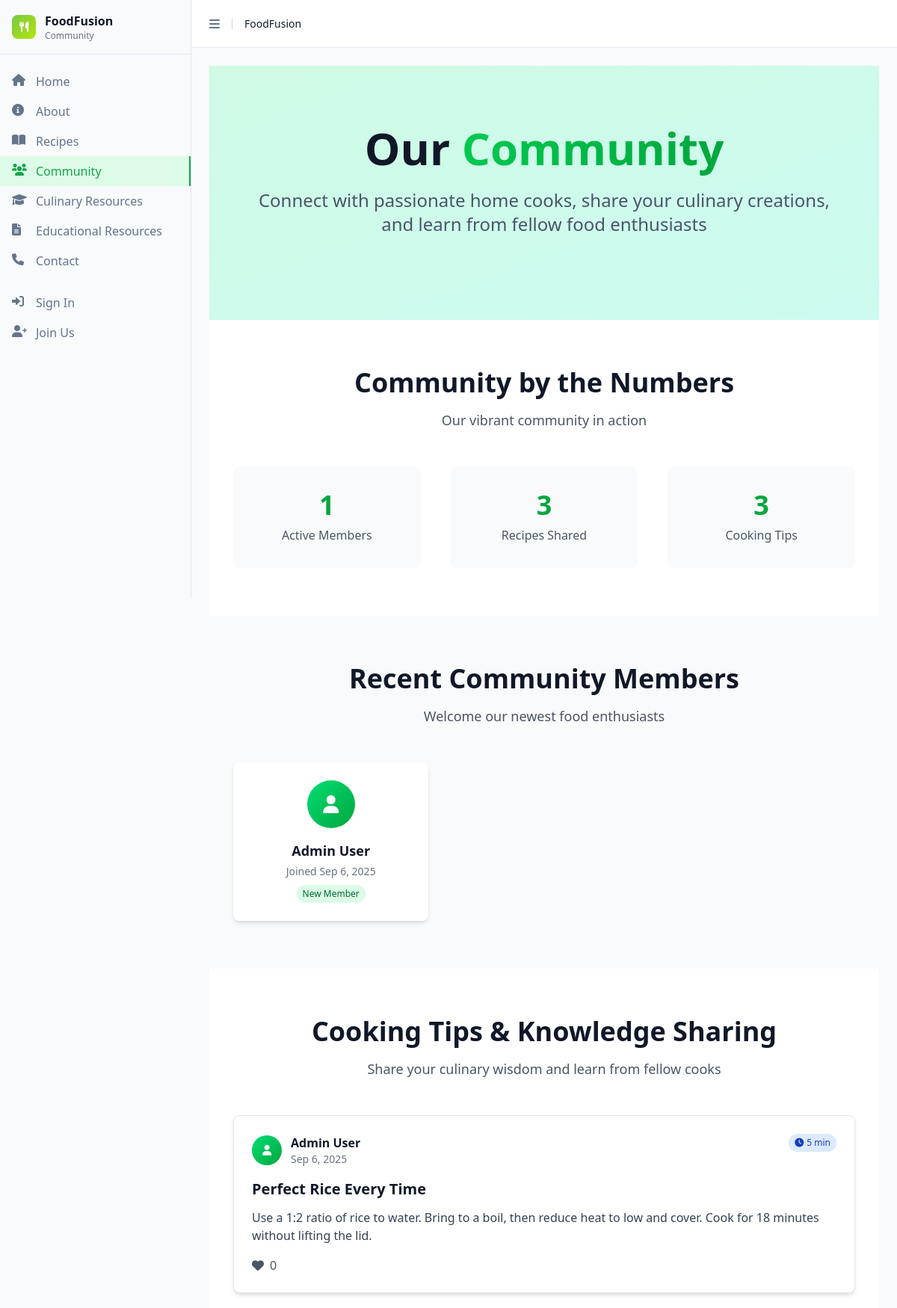
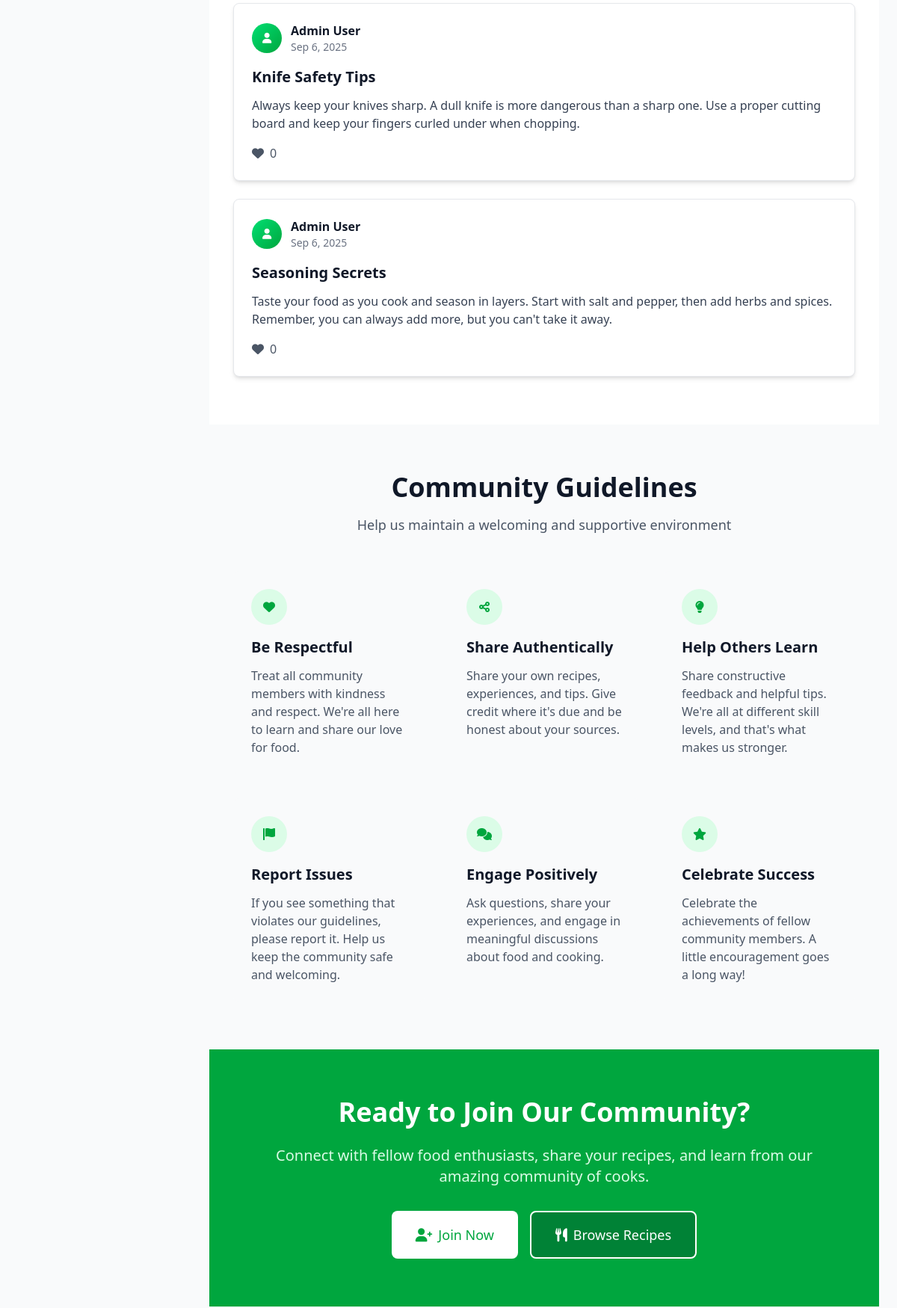
Page /index.php?page=community (upper part) on the committed database (2 pictures, top to bottom).
### tables this page shows
CREATE TABLE IF NOT EXISTS users (
    id INT AUTO_INCREMENT PRIMARY KEY,
    firstName VARCHAR(50) NOT NULL,
    lastName VARCHAR(50) NOT NULL,
    email VARCHAR(100) NOT NULL UNIQUE,
    password VARCHAR(255) NOT NULL,
    bio TEXT,
    location VARCHAR(100),
    website VARCHAR(255),
    profile_image VARCHAR(500),
    created_at TIMESTAMP DEFAULT CURRENT_TIMESTAMP,
    updated_at TIMESTAMP DEFAULT CURRENT_TIMESTAMP ON UPDATE CURRENT_TIMESTAMP,
    INDEX idx_email (email),
    INDEX idx_name (firstName, lastName)
);

CREATE TABLE IF NOT EXISTS cooking_tips (
    id INT AUTO_INCREMENT PRIMARY KEY,
    title VARCHAR(255) NOT NULL,
    content TEXT NOT NULL,
    user_id INT NOT NULL,
    prep_time INT,
    created_at TIMESTAMP DEFAULT CURRENT_TIMESTAMP,
    updated_at TIMESTAMP DEFAULT CURRENT_TIMESTAMP ON UPDATE CURRENT_TIMESTAMP,
    FOREIGN KEY (user_id) REFERENCES users(id) ON DELETE CASCADE,
    INDEX idx_user_tips (user_id),
    INDEX idx_tip_created (created_at)
);

### includes/functions.php (called while the page is built, shortened)
<?php
function formatDate($date) {
    return date('M j, Y', strtotime($date));
}
?>

### pages/community.php (the view, shortened to what this page needs)
<?php
include 'includes/header.php';
$totalUsers = 0;
$totalRecipes = 0;
$totalTips = 0;
$recentUsers = [];
$cookingTips = [];
$currentUserId = isset($_SESSION['user_id']) ? $_SESSION['user_id'] : null;
try {
    global $db;
    $stmt = $db->prepare("SELECT COUNT(*) as count FROM users");
    $stmt->execute();
    $result = $stmt->fetch();
    $totalUsers = $result['count'];
    $stmt = $db->prepare("SELECT COUNT(*) as count FROM recipes");
    $stmt->execute();
    $result = $stmt->fetch();
    $totalRecipes = $result['count'];
    $stmt = $db->prepare("SELECT COUNT(*) as count FROM cooking_tips");
    $stmt->execute();
    $result = $stmt->fetch();
    $totalTips = $result['count'];
    $stmt = $db->prepare("SELECT firstName, lastName, profile_image, created_at FROM users ORDER BY created_at DESC LIMIT 6");
    $stmt->execute();
    $recentUsers = $stmt->fetchAll();
    $tipsQuery = "SELECT ct.*, u.firstName, u.lastName, u.profile_image,
                         COALESCE(tl.user_liked, 0) as is_liked,
                         COALESCE(like_counts.like_count, 0) as like_count
                  FROM cooking_tips ct
                  LEFT JOIN users u ON ct.user_id = u.id
                  LEFT JOIN (
                      SELECT tip_id, 1 as user_liked
                      FROM tip_likes
                      WHERE user_id = :current_user_id
                  ) tl ON ct.id = tl.tip_id
                  LEFT JOIN (
                      SELECT tip_id, COUNT(*) as like_count
                      FROM tip_likes
                      GROUP BY tip_id
                  ) like_counts ON ct.id = like_counts.tip_id
                  ORDER BY ct.created_at DESC
                  LIMIT 20";
    $stmt = $db->prepare($tipsQuery);
    $stmt->bindParam(':current_user_id', $currentUserId, PDO::PARAM_INT);
    $stmt->execute();
    $cookingTips = $stmt->fetchAll();
} catch (Exception $e) {
}
?>
<div class="min-h-screen">
    <section class="relative bg-gradient-to-br from-emerald-100 to-teal-100 py-20">
        <div class="max-w-7xl mx-auto px-4 sm:px-6 lg:px-8 text-center">
            <h1 class="text-4xl md:text-6xl font-bold text-gray-900 mb-6">
                Our
                <span class="text-transparent bg-clip-text bg-gradient-to-r from-green-500 to-green-600">
                </span>
            </h1>
            <p class="text-xl md:text-2xl text-gray-600 mb-8 max-w-3xl mx-auto">
                Connect with passionate home cooks, share your culinary creations, and learn from fellow food enthusiasts
            </p>
        </div>
    </section>
    <section class="py-16 bg-white">
        <div class="max-w-7xl mx-auto px-4 sm:px-6 lg:px-8">
            <div class="text-center mb-12">
                <h2 class="text-3xl md:text-4xl font-bold text-gray-900 mb-4">Community by the Numbers</h2>
                <p class="text-lg text-gray-600">Our vibrant community in action</p>
            </div>
            <div class="grid grid-cols-1 md:grid-cols-3 gap-10">
                <div class="bg-gray-50 rounded-lg p-8 text-center">
                    <div class="text-4xl font-bold text-green-600 mb-2"><?php echo number_format($totalUsers); ?></div>
                    <div class="text-gray-600 font-medium">Active Members</div>
                </div>
                <div class="bg-gray-50 rounded-lg p-8 text-center">
                    <div class="text-4xl font-bold text-green-600 mb-2"><?php echo number_format($totalRecipes); ?></div>
                    <div class="text-gray-600 font-medium">Recipes Shared</div>
                </div>
                <div class="bg-gray-50 rounded-lg p-8 text-center">
                    <div class="text-4xl font-bold text-green-600 mb-2"><?php echo number_format($totalTips); ?></div>
                    <div class="text-gray-600 font-medium">Cooking Tips</div>
                </div>
            </div>
        </div>
    </section>
    <section class="py-16 bg-gray-50">
        <div class="max-w-7xl mx-auto px-4 sm:px-6 lg:px-8">
            <div class="text-center mb-12">
                <h2 class="text-3xl md:text-4xl font-bold text-gray-900 mb-4">Recent Community Members</h2>
                <p class="text-lg text-gray-600">Welcome our newest food enthusiasts</p>
            </div>
            <?php if (!empty($recentUsers)): ?>
            <div class="grid grid-cols-1 md:grid-cols-2 lg:grid-cols-3 gap-6">
                <?php foreach ($recentUsers as $user): ?>
                <div class="bg-white rounded-lg shadow-md p-6 text-center">
                    <?php if ($user['profile_image']): ?>
                        <img src="uploads/<?php echo $user['profile_image']; ?>"
                             alt="Profile" class="w-16 h-16 rounded-full mx-auto mb-4 object-cover">
                    <?php else: ?>
                        <div class="w-16 h-16 rounded-full mx-auto mb-4 bg-gradient-to-br from-green-400 to-green-600 flex items-center justify-center">
                            <i class="fas fa-user text-white text-2xl"></i>
                        </div>
                    <?php endif; ?>
                    <h3 class="text-lg font-semibold text-gray-900 mb-1">
                        <?php echo htmlspecialchars($user['firstName'] . ' ' . $user['lastName']); ?>
                    </h3>
                    <p class="text-sm text-gray-500 mb-2">
                        Joined <?php echo formatDate($user['created_at']); ?>
                    </p>
                    <div class="flex justify-center space-x-2">
                        <span class="inline-flex items-center px-2 py-1 rounded-full text-xs font-medium bg-green-100 text-green-800">
                            New Member
                        </span>
                    </div>
                </div>
                <?php endforeach; ?>
            </div>
            <?php endif; ?>
        </div>
    </section>
    <section class="py-16 bg-white">
        <div class="max-w-7xl mx-auto px-4 sm:px-6 lg:px-8">
            <div class="text-center mb-12">
                <h2 class="text-3xl md:text-4xl font-bold text-gray-900 mb-4">Cooking Tips & Knowledge Sharing</h2>
                <p class="text-lg text-gray-600">Share your culinary wisdom and learn from fellow cooks</p>
            </div>
            <div class="space-y-6">
                <?php if (!empty($cookingTips)): ?>
                    <?php foreach ($cookingTips as $tip): ?>
                    <div class="bg-white rounded-lg shadow-md p-6 border border-gray-200">
                        <div class="flex items-start justify-between mb-4">
                            <div class="flex items-center space-x-3">
                                <?php if ($tip['profile_image']): ?>
                                    <img src="uploads/<?php echo $tip['profile_image']; ?>"
                                         alt="Profile" class="w-10 h-10 rounded-full object-cover">
                                <?php else: ?>
                                    <div class="w-10 h-10 rounded-full bg-gradient-to-br from-green-400 to-green-600 flex items-center justify-center">
                                        <i class="fas fa-user text-white text-sm"></i>
                                    </div>
                                <?php endif; ?>
                                <div>
                                    <h4 class="font-semibold text-gray-900"><?php echo htmlspecialchars($tip['firstName'] . ' ' . $tip['lastName']); ?></h4>
                                    <p class="text-sm text-gray-500"><?php echo formatDate($tip['created_at']); ?></p>
                                </div>
                            </div>
                            <div class="flex items-center space-x-2">
                                <?php if ($tip['prep_time']): ?>
                                <span class="inline-flex items-center px-2 py-1 rounded-full text-xs font-medium bg-blue-100 text-blue-800">
                                    <i class="fas fa-clock mr-1"></i>
                                    <?php echo $tip['prep_time']; ?> min
                                </span>
                                <?php endif; ?>
                            </div>
                        </div>
                        <h3 class="text-xl font-semibold text-gray-900 mb-3"><?php echo htmlspecialchars($tip['title']); ?></h3>
                        <p class="text-gray-700 mb-4 whitespace-pre-wrap"><?php echo htmlspecialchars($tip['content']); ?></p>
                        <div class="flex items-center justify-between">
                            <div class="flex items-center space-x-4">
                                <button onclick="toggleTipLike(<?php echo $tip['id']; ?>)"
                                        class="flex items-center space-x-2 text-gray-600 hover:text-red-500 transition-colors <?php echo $tip['is_liked'] ? 'text-red-500' : ''; ?>">
                                    <i class="fas fa-heart <?php echo $tip['is_liked'] ? 'text-red-500' : ''; ?>"></i>
                                    <span id="tip-like-count-<?php echo $tip['id']; ?>"><?php echo $tip['like_count']; ?></span>
                                </button>
                            </div>
                        </div>
                    </div>
                    <?php endforeach; ?>
                <?php endif; ?>
            </div>
        </div>
    </section>
    <section class="py-16 bg-gray-50">
        <div class="max-w-7xl mx-auto px-4 sm:px-6 lg:px-8">
            <div class="text-center mb-12">
                <h2 class="text-3xl md:text-4xl font-bold text-gray-900 mb-4">Community Guidelines</h2>
                <p class="text-lg text-gray-600">Help us maintain a welcoming and supportive environment</p>
            </div>
            <div class="grid grid-cols-1 md:grid-cols-2 lg:grid-cols-3 gap-8">
                <div class="bg-gray-50 rounded-lg p-6">
                    <div class="w-12 h-12 bg-green-100 rounded-full flex items-center justify-center mb-4">
                        <i class="fas fa-heart text-green-600"></i>
                    </div>
                    <h3 class="text-xl font-semibold text-gray-900 mb-3">Be Respectful</h3>
                    <p class="text-gray-600">
                        Treat all community members with kindness and respect. We're all here to learn and share our love for food.
                    </p>
                </div>
                <div class="bg-gray-50 rounded-lg p-6">
                    <div class="w-12 h-12 bg-green-100 rounded-full flex items-center justify-center mb-4">
                        <i class="fas fa-share-alt text-green-600"></i>
                    </div>
                    <h3 class="text-xl font-semibold text-gray-900 mb-3">Share Authentically</h3>
                    <p class="text-gray-600">
                        Share your own recipes, experiences, and tips. Give credit where it's due and be honest about your sources.
                    </p>
                </div>
                <div class="bg-gray-50 rounded-lg p-6">
                    <div class="w-12 h-12 bg-green-100 rounded-full flex items-center justify-center mb-4">
                        <i class="fas fa-lightbulb text-green-600"></i>
                    </div>
                    <h3 class="text-xl font-semibold text-gray-900 mb-3">Help Others Learn</h3>
                    <p class="text-gray-600">
                        Share constructive feedback and helpful tips. We're all at different skill levels, and that's what makes us stronger.
                    </p>
                </div>
                <div class="bg-gray-50 rounded-lg p-6">
                    <div class="w-12 h-12 bg-green-100 rounded-full flex items-center justify-center mb-4">
                        <i class="fas fa-flag text-green-600"></i>
                    </div>
                    <h3 class="text-xl font-semibold text-gray-900 mb-3">Report Issues</h3>
                    <p class="text-gray-600">
                        If you see something that violates our guidelines, please report it. Help us keep the community safe and welcoming.
                    </p>
                </div>
                <div class="bg-gray-50 rounded-lg p-6">
                    <div class="w-12 h-12 bg-green-100 rounded-full flex items-center justify-center mb-4">
                        <i class="fas fa-comments text-green-600"></i>
                    </div>
                    <h3 class="text-xl font-semibold text-gray-900 mb-3">Engage Positively</h3>
                    <p class="text-gray-600">
                        Ask questions, share your experiences, and engage in meaningful discussions about food and cooking.
                    </p>
                </div>
                <div class="bg-gray-50 rounded-lg p-6">
                    <div class="w-12 h-12 bg-green-100 rounded-full flex items-center justify-center mb-4">
                        <i class="fas fa-star text-green-600"></i>
                    </div>
                    <h3 class="text-xl font-semibold text-gray-900 mb-3">Celebrate Success</h3>
                    <p class="text-gray-600">
                        Celebrate the achievements of fellow community members. A little encouragement goes a long way!
                    </p>
                </div>
            </div>
        </div>
    </section>
    <section class="py-16 bg-green-600 text-white">
        <div class="max-w-7xl mx-auto px-4 sm:px-6 lg:px-8 text-center">
            <h2 class="text-3xl md:text-4xl font-bold mb-6">Ready to Join Our Community?</h2>
            <p class="text-xl text-green-100 mb-8 max-w-3xl mx-auto">
                Connect with fellow food enthusiasts, share your recipes, and learn from our amazing community of cooks.
            </p>
            <div class="flex flex-col sm:flex-row gap-4 justify-center">
                <?php if (!isset($_SESSION['user_id'])): ?>
                <button onclick="showSignupModal()" class="bg-white hover:bg-gray-100 text-green-600 px-8 py-4 rounded-lg text-lg font-medium inline-flex items-center justify-center">
                    <i class="fas fa-user-plus mr-2"></i>
                    Join Now
                </button>
                <?php endif; ?>
                <a href="index.php?page=recipes" class="bg-green-700 hover:bg-green-800 text-white px-8 py-4 rounded-lg text-lg font-medium inline-flex items-center justify-center border-2 border-white">
                    <i class="fas fa-utensils mr-2"></i>
                    Browse Recipes
                </a>
            </div>
        </div>
    </section>
</div>
<?php include 'includes/footer.php'; ?>

### rows in the picture
users: firstName+lastName "Admin User", created_at "Sep 6, 2025"
cooking_tips: user.lastName "Admin User", created_at "Sep 6, 2025", prep_time "5", title "Perfect Rice Every Time", content "Use a 1:2 ratio of rice to water. Bring to a boil, then reduce heat to low and cover. Cook for 18 minutes without lifting the lid.", like_count "0"
cooking_tips: user.lastName "Admin User", created_at "Sep 6, 2025", title "Knife Safety Tips", content "Always keep your knives sharp. A dull knife is more dangerous than a sharp one. Use a proper cutting board and keep your fingers curled under when chopping.", like_count "0"
cooking_tips: user.lastName "Admin User", created_at "Sep 6, 2025", title "Seasoning Secrets", content "Taste your food as you cook and season in layers. Start with salt and pepper, then add herbs and spices. Remember, you can always add more, but you can't take it away.", like_count "0"

### other values in the picture
$totalUsers "1"
$totalRecipes "3"
$totalTips "3"
